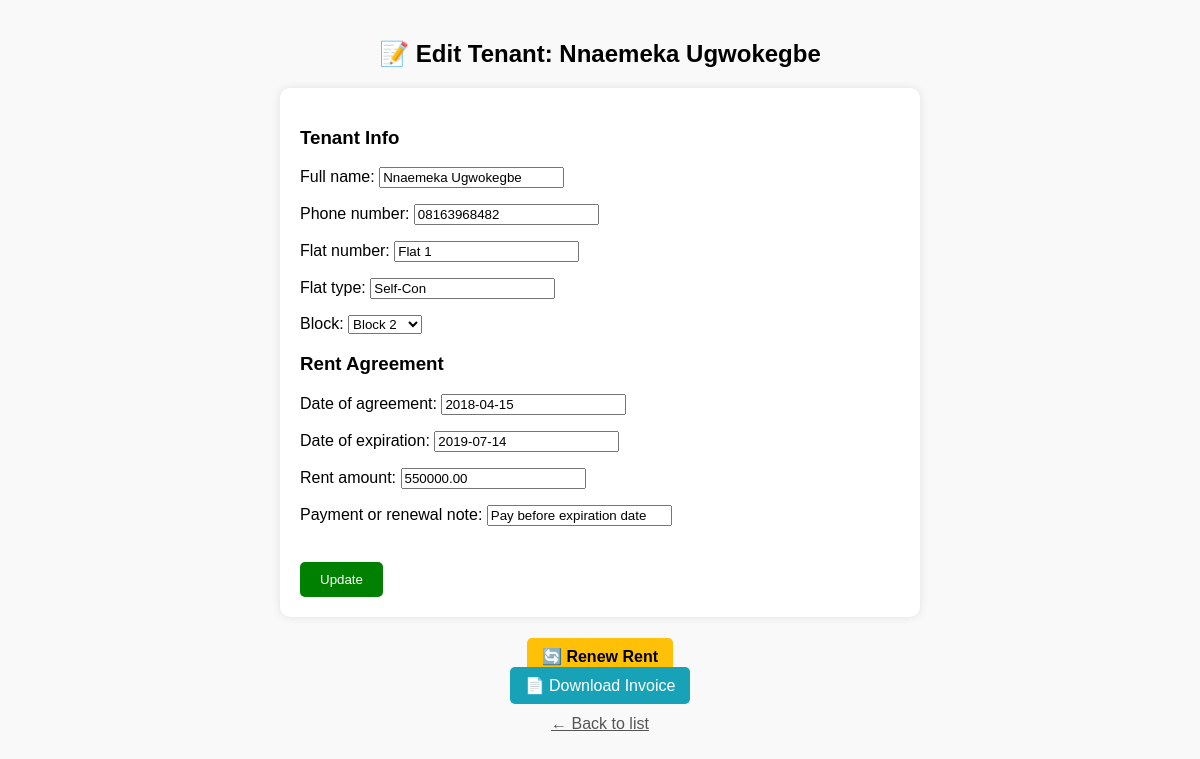
Page /edit/2/ (signed in) on the committed database.
### estate/models.py (models this page shows, shortened)
class Tenant(models.Model):
    full_name = models.CharField(max_length=255)
    phone_number = models.CharField(max_length=20)
    flat_number = models.CharField(max_length=10)
    flat_type = models.CharField(max_length=50)  # E.g., Self-Con, 1 Bed
    block = models.ForeignKey(Block, on_delete=models.CASCADE, related_name='tenants')

class RentAgreement(models.Model):
    tenant = models.ForeignKey(Tenant, on_delete=models.CASCADE, related_name='agreements')
    date_of_agreement = models.DateField()
    date_of_expiration = models.DateField()
    rent_amount = models.DecimalField(max_digits=10, decimal_places=2)
    payment_or_renewal_note = models.CharField(max_length=255, blank=True, null=True)

### estate/views.py (the view)
# urls.py: path('edit/<int:tenant_id>/', views.edit_tenant, name='edit_tenant'),
@login_required
@permission_required('estate.change_tenant', raise_exception=True)
def edit_tenant(request, tenant_id):
    tenant = get_object_or_404(Tenant, pk=tenant_id)
    agreement = tenant.agreements.order_by('-date_of_expiration').first()
    if request.method == 'POST':
        tenant_form = TenantForm(request.POST, instance=tenant)
        agreement_form = RentAgreementForm(request.POST, instance=agreement)
        if tenant_form.is_valid() and agreement_form.is_valid():
            tenant_form.save()
            agreement_form.save()
            messages.success(request, "Tenant updated successfully!")
            return redirect('tenant_list')
    else:
        tenant_form = TenantForm(instance=tenant)
        agreement_form = RentAgreementForm(instance=agreement)
    return render(request, 'estate/edit_tenant.html', {
        'tenant_form': tenant_form,
        'agreement_form': agreement_form,
        'tenant': tenant
    })

### estate/forms.py
class TenantForm(forms.ModelForm):
    class Meta:
        model = Tenant
        fields = ['full_name', 'phone_number', 'flat_number', 'flat_type', 'block']

class RentAgreementForm(forms.ModelForm):
    class Meta:
        model = RentAgreement
        fields = ['date_of_agreement', 'date_of_expiration', 'rent_amount', 'payment_or_renewal_note']

### estate/models.py (called while the page is built)
    def __str__(self):
        return f"Block {self.number}"

### estate/templates/estate/edit_tenant.html (shortened to what this page needs)
{% extends 'estate/base.html' %}
{% block content %}
<h2 style="text-align: center;">📝 Edit Tenant: {{ tenant.full_name }}</h2>
<form method="post" style="
    max-width: 600px;
    margin: auto;
    background: white;
    padding: 20px;
    border-radius: 10px;
    box-shadow: 0 0 10px rgba(0,0,0,0.1);
">
    <h3>Tenant Info</h3>
    {{ tenant_form.as_p }}
    <h3>Rent Agreement</h3>
    {{ agreement_form.as_p }}
    <button type="submit" style="
        margin-top: 20px;
        padding: 10px 20px;
        background: green;
        color: white;
        border: none;
        border-radius: 5px;
    ">Update</button>
</form>
<div style="text-align:center; margin-top: 30px;">
    <a href="{% url 'renew_rent' tenant.id %}" style="
        background: #ffc107;
        padding: 10px 15px;
        border-radius: 5px;
        color: black;
        text-decoration: none;
        font-weight: bold;
    ">
        🔄 Renew Rent
    </a>
</div>
<div style="text-align:center; margin-top: 10px;">
    <a href="{% url 'generate_invoice' tenant.id %}" style="
        background: #17a2b8;
        padding: 10px 15px;
        border-radius: 5px;
        color: white;
        text-decoration: none;
    ">
        📄 Download Invoice
    </a>
</div>
<a href="{% url 'tenant_list' %}" style="
    text-align: center;
    display: block;
    margin-top: 20px;
    color: #555;
">
    ← Back to list
</a>
{% endblock %}

### estate/templates/estate/base.html (style rules this page uses)
body { font-family: Arial, sans-serif; background: #f9f9f9; padding: 20px; margin: 0; }

### rows in the picture
Tenant: full_name "Nnaemeka Ugwokegbe", phone_number "08163968482", flat_number "Flat 1", flat_type "Self-Con", block "Block 2"
RentAgreement: date_of_agreement "2018-04-15", date_of_expiration "2019-07-14", rent_amount "550000.00", payment_or_renewal_note "Pay before expiration date"
